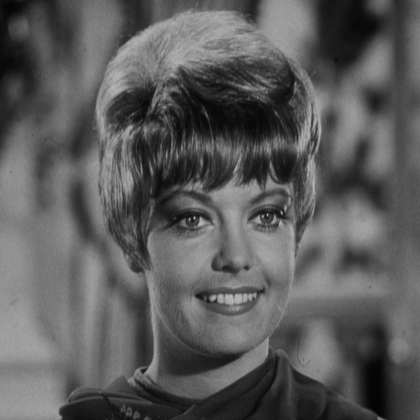
%> input picture excersiecs/mariyatoofan/11-20/zelda.png, 420 x 420 px, shrunk from 512 x 512 before the run
$ octave Tamrin_16.m   (GNU Octave 9; MATLAB toolbox functions it lacks are replaced by stand-ins)
%> lines starting %> are read from the running program, lines starting %| are printed output that depends on the picture; in (x1, y1, x2, y2) boxes, pixels count from 0 and x2, y2 are one past the last pixel; in counts of white or black regions, pixels touching at a corner belong together; the program's own positions count from 1
### excersiecs/mariyatoofan/11-20/segmentImage.m
function [BW,maskedImage] = segmentImage(im,mask)
%  [BW,MASKEDIMAGE] = segmentImage(IM,MASK) segments image IM using
%  auto-generated code from the imageSegmenter App starting from the initial
%  segmentation specified by binary mask MASK. The final segmentation is
%  returned in BW and a masked image is returned in MASKEDIMAGE.


BW = mask;

% Form masked image from input image and segmented image.
maskedImage = im;
maskedImage(~BW) = 0;
end

### excersiecs/mariyatoofan/11-20/Tamrin_16.m
%Tamrin 16
 clear all
 close all
clc
warning off
z=imread('zelda.png');
%> z is the input picture: size 420x420x3 uint8; min 1, max 188, mean 91.2
load('Tamrin16.mat')

[BW, maskedImage]= segmentImage(z, mask);  % call segmentImage function
%> in segmentImage, `maskedImage(~BW) = 0;`:
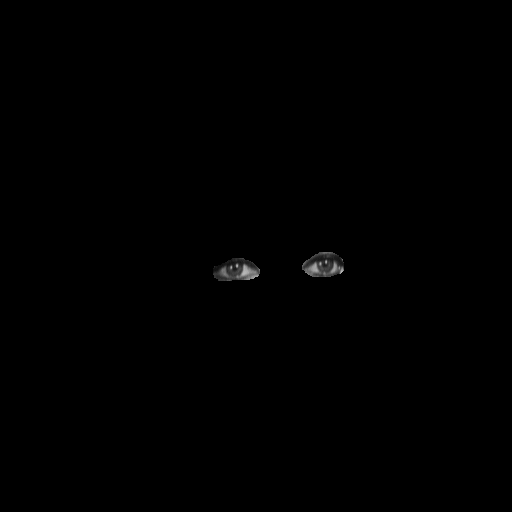
%> maskedImage: size 512x512 uint8; min 0, max 184, mean 0.5
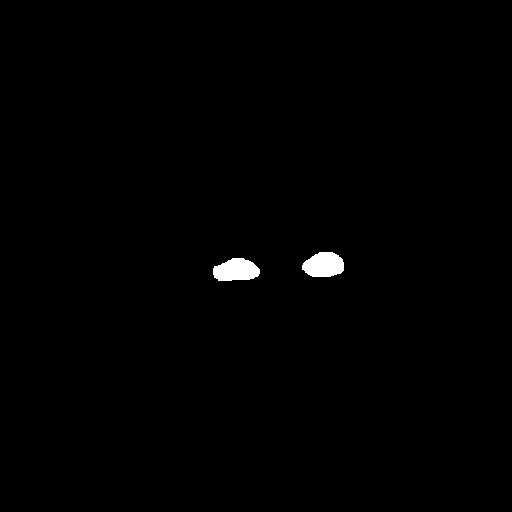
%> BW: size 512x512 logical; 0.63% white; 2 white regions, box (x1, y1, x2, y2) and area: (213, 258, 260, 281) 831, (302, 252, 344, 277) 830

subplot(131)
imshow(z)
title('Original Image')

subplot(132)
imshow(BW)            % BW image
title('BW Image')

subplot(133)
imshow(maskedImage)     % show masked image
title('masked Image')
s=uint8(z-maskedImage);  % chane the format to uint8
figure(2)                % open another figure
imshow(s)                % show image
title('Zelda without eye')    % add title
